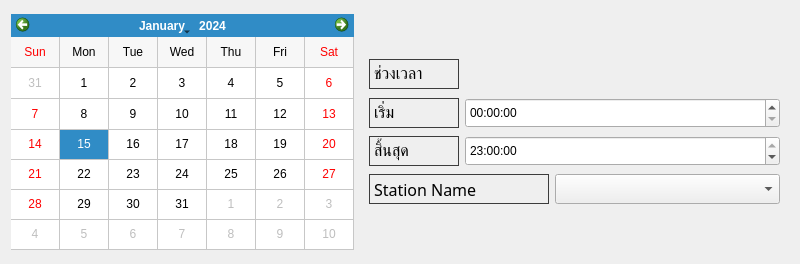
        <widget class="QWidget" name="widget_27" native="true">
         <property name="minimumSize">
          <size>
           <width>800</width>
           <height>264</height>
          </size>
         </property>
         <property name="maximumSize">
          <size>
           <width>800</width>
           <height>264</height>
          </size>
         </property>
         <layout class="QHBoxLayout" name="horizontalLayout_20">
          <item>
           <widget class="QCalendarWidget" name="calendarWidget">
            <property name="minimumSize">
             <size>
              <width>343</width>
              <height>236</height>
             </size>
            </property>
            <property name="maximumSize">
             <size>
              <width>343</width>
              <height>236</height>
             </size>
            </property>
            <property name="locale">
             <locale language="English" country="UnitedStates"/>
            </property>
            <property name="firstDayOfWeek">
             <enum>Qt::Sunday</enum>
            </property>
            <property name="gridVisible">
             <bool>true</bool>
            </property>
            <property name="horizontalHeaderFormat">
             <enum>QCalendarWidget::ShortDayNames</enum>
            </property>
            <property name="verticalHeaderFormat">
             <enum>QCalendarWidget::NoVerticalHeader</enum>
            </property>
           </widget>
          </item>
          <item>
           <widget class="QWidget" name="widget_26" native="true">
            <layout class="QVBoxLayout" name="verticalLayout_3">
             <item>
              <widget class="QWidget" name="widget_31" native="true"/>
             </item>
             <item>
              <widget class="QWidget" name="widget_20" native="true">
               <layout class="QHBoxLayout" name="horizontalLayout_15">
                <property name="leftMargin">
                 <number>0</number>
                </property>
                <property name="topMargin">
                 <number>0</number>
                </property>
                <property name="rightMargin">
                 <number>0</number>
                </property>
                <property name="bottomMargin">
                 <number>0</number>
                </property>
                <item>
                 <widget class="QLabel" name="label_82">
                  <property name="minimumSize">
                   <size>
                    <width>90</width>
                    <height>30</height>
                   </size>
                  </property>
                  <property name="maximumSize">
                   <size>
                    <width>90</width>
                    <height>30</height>
                   </size>
                  </property>
                  <property name="font">
                   <font>
                    <family>Sarabun</family>
                    <pointsize>12</pointsize>
                   </font>
                  </property>
                  <property name="styleSheet">
                   <string notr="true">border: 1px solid rgb(60,60,60);
border-radius: 0px;</string>
                  </property>
                  <property name="text">
                   <string>ช่วงเวลา</string>
                  </property>
                 </widget>
                </item>
                <item>
                 <widget class="QWidget" name="widget_21" native="true">
                  <property name="minimumSize">
                   <size>
                    <width>0</width>
                    <height>30</height>
                   </size>
                  </property>
                  <property name="maximumSize">
                   <size>
                    <width>16777215</width>
                    <height>30</height>
                   </size>
                  </property>
                 </widget>
                </item>
               </layout>
              </widget>
             </item>
             <item>
              <widget class="QWidget" name="widget_22" native="true">
               <layout class="QHBoxLayout" name="horizontalLayout_16">
                <property name="leftMargin">
                 <number>0</number>
                </property>
                <property name="topMargin">
                 <number>0</number>
                </property>
                <property name="rightMargin">
                 <number>0</number>
                </property>
                <property name="bottomMargin">
                 <number>0</number>
                </property>
                <item>
                 <widget class="QLabel" name="label_83">
                  <property name="minimumSize">
                   <size>
                    <width>90</width>
                    <height>30</height>
                   </size>
                  </property>
                  <property name="maximumSize">
                   <size>
                    <width>90</width>
                    <height>30</height>
                   </size>
                  </property>
                  <property name="font">
                   <font>
                    <family>Sarabun</family>
                    <pointsize>12</pointsize>
                   </font>
                  </property>
                  <property name="styleSheet">
                   <string notr="true">border: 1px solid rgb(60,60,60);
border-radius: 0px;</string>
                  </property>
                  <property name="text">
                   <string>เริ่ม</string>
                  </property>
                 </widget>
                </item>
                <item>
                 <widget class="QTimeEdit" name="timeEdit">
                  <property name="minimumSize">
                   <size>
                    <width>0</width>
                    <height>30</height>
                   </size>
                  </property>
                  <property name="maximumSize">
                   <size>
                    <width>16777215</width>
                    <height>30</height>
                   </size>
                  </property>
                  <property name="locale">
                   <locale language="English" country="UnitedStates"/>
                  </property>
                 </widget>
                </item>
               </layout>
              </widget>
             </item>
             <item>
              <widget class="QWidget" name="widget_23" native="true">
               <layout class="QHBoxLayout" name="horizontalLayout_17">
                <property name="leftMargin">
                 <number>0</number>
                </property>
                <property name="topMargin">
                 <number>0</number>
                </property>
                <property name="rightMargin">
                 <number>0</number>
                </property>
                <property name="bottomMargin">
                 <number>0</number>
                </property>
                <item>
                 <widget class="QLabel" name="label_84">
                  <property name="minimumSize">
                   <size>
                    <width>90</width>
                    <height>30</height>
                   </size>
                  </property>
                  <property name="maximumSize">
                   <size>
                    <width>90</width>
                    <height>30</height>
                   </size>
                  </property>
                  <property name="font">
                   <font>
                    <family>Sarabun</family>
                    <pointsize>12</pointsize>
                   </font>
                  </property>
                  <property name="styleSheet">
                   <string notr="true">border: 1px solid rgb(60,60,60);
border-radius: 0px;</string>
                  </property>
                  <property name="text">
                   <string>สิ้นสุด</string>
                  </property>
                 </widget>
                </item>
                <item>
                 <widget class="QTimeEdit" name="timeEdit_2">
                  <property name="minimumSize">
                   <size>
                    <width>0</width>
                    <height>30</height>
                   </size>
                  </property>
                  <property name="maximumSize">
                   <size>
                    <width>16777215</width>
                    <height>30</height>
                   </size>
                  </property>
                  <property name="locale">
                   <locale language="Thai" country="Thailand"/>
                  </property>
                  <property name="time">
                   <time>
                    <hour>23</hour>
                    <minute>0</minute>
                    <second>0</second>
                   </time>
                  </property>
                 </widget>
                </item>
               </layout>
              </widget>
             </item>
             <item>
              <widget class="QWidget" name="widget_24" native="true">
               <layout class="QHBoxLayout" name="horizontalLayout_18">
                <property name="leftMargin">
                 <number>0</number>
                </property>
                <property name="topMargin">
                 <number>0</number>
                </property>
                <property name="rightMargin">
                 <number>0</number>
                </property>
                <property name="bottomMargin">
                 <number>0</number>
                </property>
                <item>
                 <widget class="QLabel" name="label_72">
                  <property name="minimumSize">
                   <size>
                    <width>180</width>
                    <height>30</height>
                   </size>
                  </property>
                  <property name="maximumSize">
                   <size>
                    <width>180</width>
                    <height>30</height>
                   </size>
                  </property>
                  <property name="font">
                   <font>
                    <family>Sarabun</family>
                    <pointsize>12</pointsize>
                   </font>
                  </property>
                  <property name="styleSheet">
                   <string notr="true">border: 1px solid rgb(60,60,60);
border-radius: 0px;</string>
                  </property>
                  <property name="text">
                   <string>Station Name</string>
                  </property>
                 </widget>
                </item>
                <item>
                 <widget class="QComboBox" name="SheetBox_15">
                  <property name="minimumSize">
                   <size>
                    <width>0</width>
                    <height>30</height>
                   </size>
                  </property>
                  <property name="maximumSize">
                   <size>
                    <width>16777215</width>
                    <height>30</height>
                   </size>
                  </property>
                  <property name="styleSheet">
                   <string notr="true">background:none;</string>
                  </property>
                 </widget>
                </item>
               </layout>
              </widget>
             </item>
             <item>
              <widget class="QWidget" name="widget_25" native="true">
               <layout class="QHBoxLayout" name="horizontalLayout_19">
                <property name="leftMargin">
                 <number>0</number>
                </property>
                <property name="topMargin">
                 <number>0</number>
                </property>
                <property name="rightMargin">
                 <number>0</number>
                </property>
                <property name="bottomMargin">
                 <number>0</number>
                </property>
               </layout>
              </widget>
             </item>
            </layout>
           </widget>
          </item>
         </layout>
        </widget>
